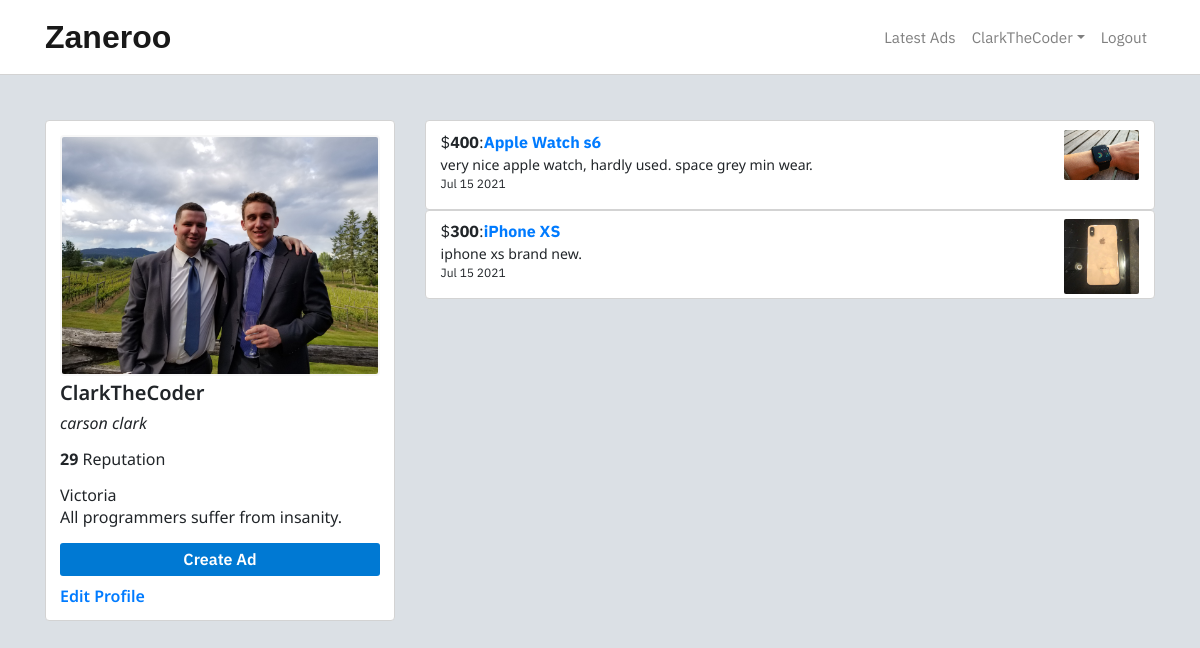
/accounts/profile/ (signed in), run on the app's committed database.
### accounts/models.py (models this page shows, shortened)
class UserProfile(models.Model):
    user = models.OneToOneField(User)
    description = models.CharField(max_length=100, default='', blank=True)
    city = models.CharField(max_length=100, default='', blank=True)
    website = models.URLField(default='', blank=True)
    phone = models.IntegerField(default=0, blank=True)
    profile_picture = models.ImageField(upload_to='profile_pics', blank=True)
    reputation = models.IntegerField(default=120)

### classifieds/models.py (models this page shows, shortened)
class Post(models.Model):
    title = models.CharField(max_length=150)
    price = models.CharField(max_length=100)
    body = models.TextField()
    contact_email = models.CharField(max_length=80, null=True)
    contact_number = models.IntegerField(default=250, null=True, blank=True)
    pub_date = models.DateTimeField(null=True, default=datetime.now)
    author = models.ForeignKey(User, null=True)
    category = models.CharField(max_length=150, null=True)
    picture = models.ImageField(upload_to='ad_pictures', default='', blank=True)
    def pub_date_pretty_extra(self):
        return self.pub_date.strftime('%b %d %Y')

### accounts/views.py (the view)
@login_required
def view_profile(request):
    user_ads = Post.objects.filter(author=request.user).order_by('-pub_date')
    storage = messages.get_messages(request)
    args = {'user': request.user, 'message': storage, 'user_ads': user_ads}
    return render(request, 'accounts/profile.html', args)

### accounts/templates/accounts/profile.html (shortened to what this page needs)
{% extends 'base.html' %}
{% load static %}
{% block head %}
{% load static %}
<link rel="stylesheet" href="{% static 'accounts/profile.css' %}" type="text/css">
{% endblock %}
{% block body %}
<div class="container">
<section id="profile-page">
  <div class="row">
    <div class="col-4">
      <div class="profile">
        <div class="profile-image">
          {% if user.userprofile.profile_picture %}
          <img src="{{ user.userprofile.profile_picture.url }}" width="200px" class="img-fluid">
        </div>
        <div class="profile-username">
          <h5>{{ user.username }}</h5>
        </div>
        <div class="profile-name">
          <p><i>{{ user.first_name }} {{ user.last_name }}</i></p>
        </div>
        <div class="profile-rep">
          <p><b>{{ user.userprofile.reputation }}</b> Reputation</a></p>
        </div>
        <div class="profile-city">
          <p>{{ user.userprofile.city }}</p>
        </div>
        <div class="profile-motto">
          <p>{{ user.userprofile.description }}</p>
        </div>
        <div class="profile-btn-create">
          <a href="{% url 'classifieds:create_post' %}">Create Ad</a>
        </div>
        <div class="profile-btn-edit">
          <a href="{% url 'edit_user_profile' %}">Edit Profile</a>
        </div>
      </div>
    </div>
    <div class="col-8">
      {% for ad in user_ads %}
      <div class="user-ads">
        <div class="ad-picture">
          {% if ad.picture %}
              <img src="{{ ad.picture.url }}" width="75px" height="70px" class="img-fluid">
        </div>
        <div class="ad-price">
          $<strong>{{ ad.price }}</strong>
        </div>
        <div class="ad-title">
           :<strong><a href="{% url 'classifieds:ad_details' ad.id %}">{{ ad.title }}</a></strong>
        </div>
        <div class="adbody">
          {{ ad.body }}
        </div>
        <div class="ad-pubdate">
          {{ ad.pub_date_pretty_extra }}
        </div>
      </div>
      {% endfor %}
    </div>
  </div>
</section>
</div>
{% endblock %}

### accounts/templates/base.html (shortened to what this page needs)
<!DOCTYPE html>
<html lang="en">
<head>
  <link rel="stylesheet" href="https://maxcdn.bootstrapcdn.com/bootstrap/4.0.0/css/bootstrap.min.css"
>
  <link rel="stylesheet" href="https://use.fontawesome.com/releases/v5.1.0/css/all.css"
>
  {% load static %}
  <link rel="stylesheet" href="{% static 'accounts/global.css' %}" type="text/css">
  {% block head %}{% endblock %}
</head>
<body>
  <nav class="navbar navbar-expand-lg navbar-light sticky-top">
    <div class="container">
      <a class="navbar-brand zan" href="/">Zane<span>roo</span></a>
      <div class="collapse navbar-collapse" id="navbarNav">
        {% if user.is_authenticated %}
        <ul class="navbar-nav ml-auto">
          <li class="nav-item">
            <a class="nav-link" href="{% url 'classifieds:latest_ads' %}">Latest Ads</a>
          </li>
          <li class="nav-item dropdown">
            <a class="nav-link dropdown-toggle" href="{% url 'view_profile' %}" id="navbarDropdown" role="button"
              data-toggle="dropdown" aria-haspopup="true" aria-expanded="false">{{ user.username }}</a>
          </li>
          <li class="nav-item">
            <a class="nav-link" href="{% url 'logout' %}">Logout</a>
          </li>
        </ul>
          {% endif %}
      </div>
    </div>
  </nav>
  {% block body %}
  {% endblock %}
</body>
<html>

### accounts/static/accounts/global.css (style rules this page uses)
.navbar { border-bottom: 1px lightgrey solid; background-color: #fff; font-size: 95%; }
.zan { font-family: "Arial", sans-serif; font-weight: 600; font-size: 2rem; }
body { font-family: 'IBM Plex Sans', sans-serif; }

### accounts/static/accounts/profile.css (style rules this page uses)
body { background-color: #DBE0E5; }
#profile-page { margin-top: 45px; }
.profile { background: white; border-radius: 4px; padding: 4%; border: 1px lightgrey solid; font-family: 'Noto Sans', sans-serif; width: 100%; line-height: 1.25; }
.profile-image img { border-radius: 4px; border: 2px #f7f7f7 solid; width: 100%; margin-bottom: 5px; }
.profile-username h5 { width: 55%; font-weight: 600; }
.profile-motto { margin-top: 1px; }
.profile-city p { margin-bottom: 2px; }
.profile-btn-create { background-color: #0079d3; text-align: center; border-radius: 3px; padding: 2% 2%; cursor: pointer; transition: background .2s; margin-bottom: 4px; }
.profile-btn-create a { color: white; text-align: center; font-family: 'IBM Plex Sans', sans-serif; font-weight: 600; text-decoration: none; }
.profile-btn-edit { margin-top: 10px; font-weight: 600; }
.user-ads { background-color: white; border: 1px lightgrey solid; border-radius: 4px; padding: 1.2% 2%; cursor: pointer; }
.user-ads .ad-title, .ad-price { font-family: 'IBM Plex Sans', sans-serif; font-size: 100%; }
.user-ads .ad-price { float: left; }
.user-ads .ad-picture { float: right; }
.user-ads .ad-picture img { border-radius: 2px; }
.adbody { font-size: 88%; font-family: 'Noto Sans', sans-serif; }
.ad-pubdate { padding-bottom: 1%; font-size: 75%; }

### data on the page
Post: picture (picture), price "400", title "Apple Watch s6", body "very nice apple watch, hardly used. space grey min wear.", pub_date_pretty_extra "Jul 15 2021"
Post: picture (picture), price "300", title "iPhone XS", body "iphone xs brand new.", pub_date_pretty_extra "Jul 15 2021"

### other printed values
{{ user.username }} "ClarkTheCoder"
{{ user.first_name }} "carson"
{{ user.last_name }} "clark"
{{ user.userprofile.reputation }} "29"
{{ user.userprofile.city }} "Victoria"
{{ user.userprofile.description }} "All programmers suffer from insanity."
